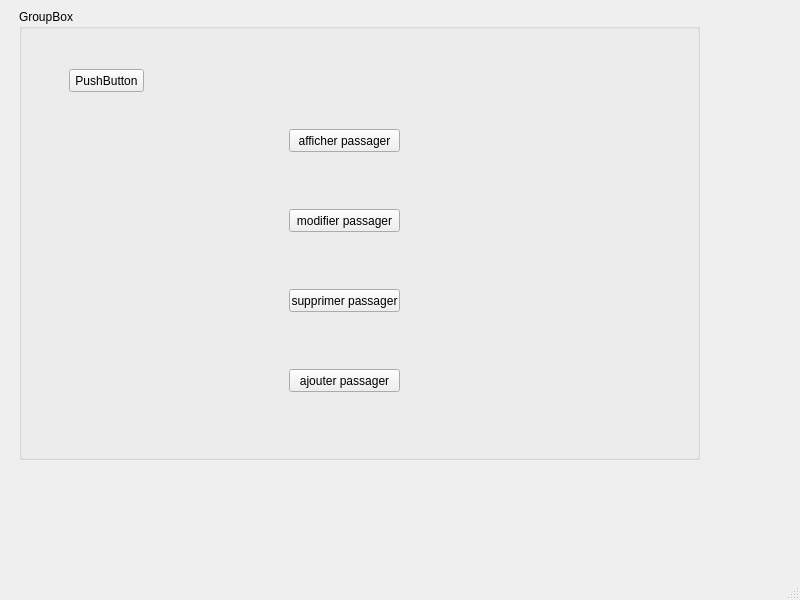
<?xml version="1.0" encoding="UTF-8"?>
<ui version="4.0">
 <class>MainWindow</class>
 <widget class="QMainWindow" name="MainWindow">
  <property name="geometry">
   <rect>
    <x>0</x>
    <y>0</y>
    <width>800</width>
    <height>600</height>
   </rect>
  </property>
  <property name="windowTitle">
   <string>MainWindow</string>
  </property>
  <widget class="QWidget" name="centralwidget">
   <widget class="QGroupBox" name="groupBox">
    <property name="geometry">
     <rect>
      <x>19</x>
      <y>9</y>
      <width>681</width>
      <height>451</height>
     </rect>
    </property>
    <property name="title">
     <string>GroupBox</string>
    </property>
    <widget class="QPushButton" name="pushButton">
     <property name="geometry">
      <rect>
       <x>50</x>
       <y>60</y>
       <width>75</width>
       <height>23</height>
      </rect>
     </property>
     <property name="text">
      <string>PushButton</string>
     </property>
    </widget>
    <widget class="QPushButton" name="pushButton_2">
     <property name="geometry">
      <rect>
       <x>270</x>
       <y>120</y>
       <width>111</width>
       <height>23</height>
      </rect>
     </property>
     <property name="text">
      <string>afficher passager</string>
     </property>
    </widget>
    <widget class="QPushButton" name="pushButton_3">
     <property name="geometry">
      <rect>
       <x>270</x>
       <y>200</y>
       <width>111</width>
       <height>23</height>
      </rect>
     </property>
     <property name="text">
      <string>modifier passager</string>
     </property>
    </widget>
    <widget class="QPushButton" name="pushButton_4">
     <property name="geometry">
      <rect>
       <x>270</x>
       <y>280</y>
       <width>111</width>
       <height>23</height>
      </rect>
     </property>
     <property name="text">
      <string>supprimer passager</string>
     </property>
    </widget>
    <widget class="QPushButton" name="pushButton_5">
     <property name="geometry">
      <rect>
       <x>270</x>
       <y>360</y>
       <width>111</width>
       <height>23</height>
      </rect>
     </property>
     <property name="text">
      <string>ajouter passager</string>
     </property>
    </widget>
   </widget>
  </widget>
  <widget class="QMenuBar" name="menubar">
   <property name="geometry">
    <rect>
     <x>0</x>
     <y>0</y>
     <width>800</width>
     <height>21</height>
    </rect>
   </property>
  </widget>
  <widget class="QStatusBar" name="statusbar"/>
 </widget>
 <resources/>
 <connections/>
</ui>
